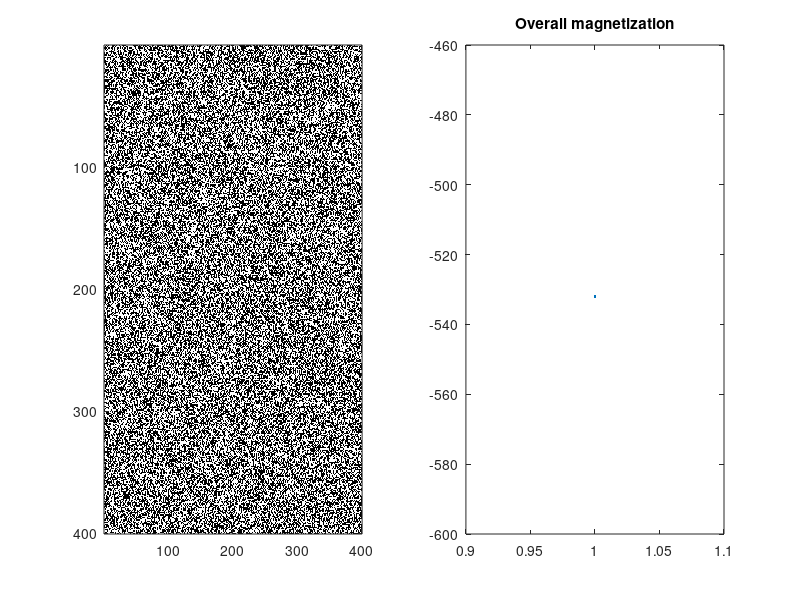
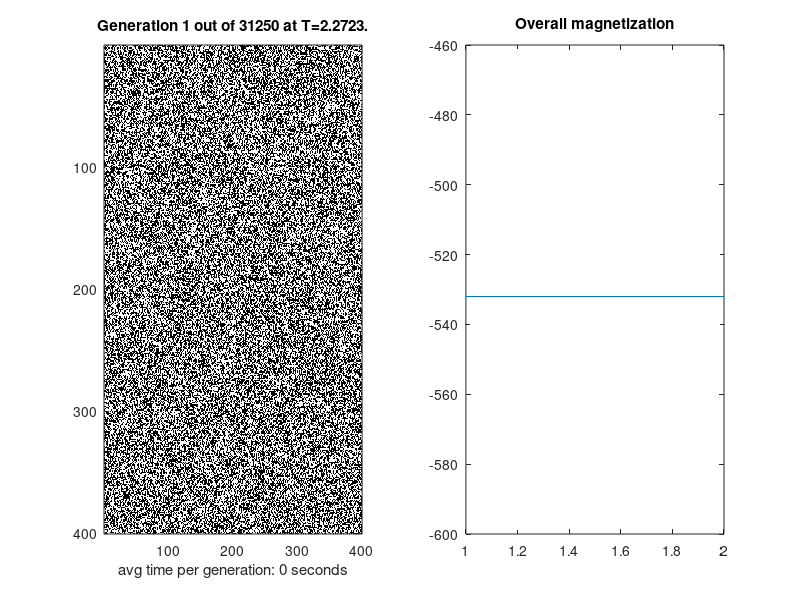

Here is the MATLAB script that generated these plots, in order: (Note: this script raises an error after producing the figures.)
% Improved CPU-based metropolis algorithm for simulating the Ising spin
% lattice; ramps temperature up from 10% below the critical temp to 10%
% above it.

doprint = 1;
%domovie = 1;
Tc = 2.27;              % Critical temperature @ 2.27 K
Ti = Tc;                % Initial temperature for simulation
Tf = Tc;                 % Final temperature for simulation
size = 400;              % Lattice size
numGenerations = 31250;  % Number of times to evaluate the entire lattice.
                        % It's possible not every site will be evaluated.
logicalLattice = (rand(size,size) > .5);  % Random initial lattice, 0s/1s.
initialLattice = 2.*(logicalLattice+1)-3; % Initial lattice, -1s/1s.
magnetization = sum(sum(initialLattice)); % This will represent the 
                                          % magnetization of a given
                                          % generation.
%% Initial plotting of stuff
subplot(1,2,1); % Lattice display on the left
colormap([1 1 1;0 0 0]); % Colors (black and white)
% Information on %done, etc
plot_title = ['Generation 0 out of ' num2str(numGenerations)];
title(plot_title);
imagesc(initialLattice); % Displays the initial lattice
% Saves the current generation frame:
subplot(1,2,2); % Magnetization display on the right
plot(1:1,magnetization);
title('Overall magnetization');
if doprint == 1, print(strcat('generation_',num2str(0)),'-dpng','-r0'); end
%if domovie == 1, mov(1) = getframe; end
drawnow;
genTimer = 0;

%% Evaluate the entire lattice for all of the generations
lattice = initialLattice;
%avgGenTimer = 0;
%avgSiteTimer = 0;
T_step = (Tf-Ti)/numGenerations;
T = Ti;

for gen = 1:numGenerations % For every generation:
    timer = tic(); % See how long each generation takes.
    magnetization(1,gen+1) = sum(sum(lattice)); % Sum the overall magnetization
    T = 2.27 + 2.26*sin(gen*.001);
    
    % Lattice printing stuff
    printLattice = lattice > 0; % Turns the -1 and 1 lattice back to 0s
                                % and 1s
    subplot(1,2,1);
    colormap([1 1 1; 0 0 0]);
    format short
    plot_title = ['Generation ' num2str(gen) ...
        ' out of ' num2str(numGenerations) ' at T=' ...
        num2str(T) '.'];
    imagesc(printLattice);
    title(plot_title);
    xlabelstuff = ['avg time per generation: ' num2str(genTimer) ...
        ' seconds'];
    xlabel(xlabelstuff);
    subplot(1,2,2);
    plot(1:gen+1,magnetization);
    %axis([0 numGenerations -size^2 size^2]);
    title('Overall magnetization');
    drawnow;
    if doprint == 1, print(strcat('generation_',num2str(gen)),'-dpng','-r0'); end
    %if domovie == 1, mov(gen+1) = getframe; end
    
    % Primary analysis for loop per generation
    for latIter = 1:size^2 % For every site:
%         timer = tic();
        x = randi(size,1,1); % Pick a random column.
        y = randi(size,1,1); % pick a random row.
        energyDiff = deltaU(x,y,lattice,size); % Calculate the energy
                                               % should the site be
                                               % flipped.
        
        % Flip lattice site if energy is less than 0, or probabilistically
        % based on the partition function.
        if energyDiff <= 0
            lattice(y,x) = -lattice(y,x);
        else
            if rand < exp(-2*energyDiff/T)
                lattice(y,x) = -lattice(y,x);
            end
        end
%         siteTimer = toc(timer);
%         avgSiteTimer = (siteTimer + avgSiteTimer)/latIter;
    end
    genTimer = toc(timer);
end
% if domovie == 1, VideoWriter(mov,'Ising_lattice_movie','Compression','Cinepak'); end
%% Primary energy state analysis function for energy difference of a
%  potential spin flip on the lattice.
function dU = deltaU(x,y,lattice,size)
    % If the point is at the top of the lattice, then the site above it
    % is at the bottom of the lattice (the world is round).
    if y == 1, top = lattice(size,x); else, top = lattice(y-1,x); end
    % Same, for a point at the bottom.
    if y == size, bottom = lattice(1,x); else, bottom = lattice(y+1,x); end
    % For the left.
    if x == 1, left = lattice(y,size); else, left = lattice(y,x-1); end
    % For the right.
    if x == size, right = lattice(y,1); else, right = lattice(y,x+1); end
    
    % Calculate energy difference for that site.
    dU = 2*lattice(y,x)*(top + bottom + right + left);
end